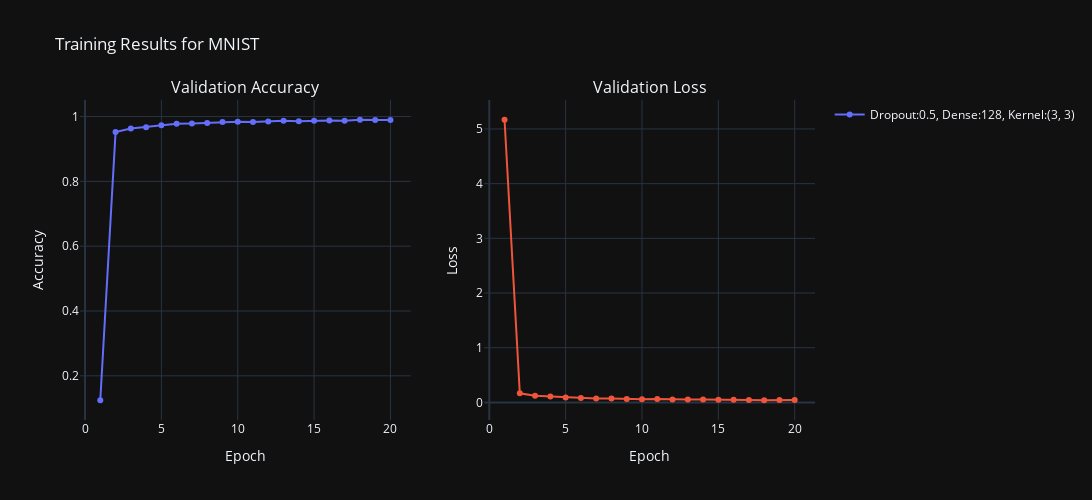
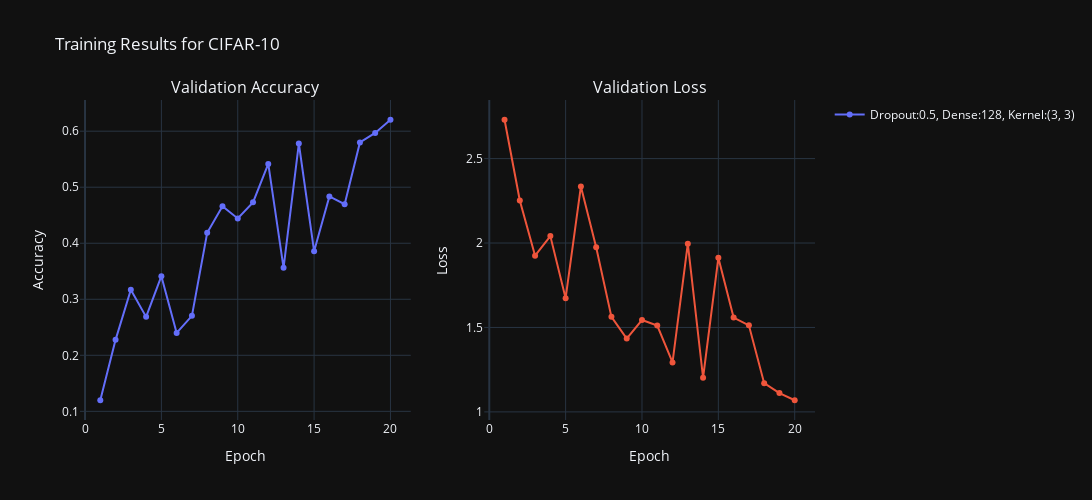

The notebook cell these images were saved under, in order:
### Code cell
all_results = []

for dataset in ['MNIST', 'CIFAR-10']:
    for i, (label, (loss, acc)) in enumerate(zip(labels[dataset], test_results[dataset])):
        all_results.append({
            "Dataset": dataset,
            "Model #": i + 1,
            "Params": label,
            "Test Accuracy": acc
        })

# Convert to DataFrame for a nice tabular view
df_results = pd.DataFrame(all_results)

# Print the table sorted by Dataset and Model #
print(df_results.sort_values(by=["Dataset", "Model #"]).to_string(index=False))
    # Plot results
plot_results("MNIST", histories["MNIST"], labels["MNIST"])
plot_results("CIFAR-10", histories["CIFAR-10"], labels["CIFAR-10"])

### Figure 1 — Plotly figure (JSON) as saved in the notebook; plotly's stock layout.template omitted (floating-point values rounded to 4 significant figures)
{"data": [{"legendgroup": "accuracy", "mode": "lines+markers", "name": "Dropout:0.5, Dense:128, Kernel:(3, 3)", "x": [1, 2, 3, 4, 5, 6, 7, 8, 9, 10, 11, 12, 13, 14, 15, 16, 17, 18, 19, 20], "y": [0.1247, 0.9522, 0.9633, 0.9673, 0.9732, 0.9777, 0.9787, 0.9805, 0.9835, 0.9843, 0.9833, 0.9845, 0.9868, 0.9853, 0.9873, 0.9878, 0.9873, 0.9902, 0.9893, 0.9893], "type": "scatter", "xaxis": "x", "yaxis": "y"}, {"legendgroup": "loss", "mode": "lines+markers", "name": "Dropout:0.5, Dense:128, Kernel:(3, 3)", "showlegend": false, "x": [1, 2, 3, 4, 5, 6, 7, 8, 9, 10, 11, 12, 13, 14, 15, 16, 17, 18, 19, 20], "y": [5.168, 0.1656, 0.1228, 0.1072, 0.09129, 0.08114, 0.07134, 0.06989, 0.06155, 0.0572, 0.06176, 0.05344, 0.05183, 0.05357, 0.04599, 0.04693, 0.04391, 0.03889, 0.04122, 0.0413], "type": "scatter", "xaxis": "x2", "yaxis": "y2"}], "layout": {"xaxis": {"anchor": "y", "domain": [0.0, 0.45], "title": {"text": "Epoch"}}, "yaxis": {"anchor": "x", "domain": [0.0, 1.0], "title": {"text": "Accuracy"}}, "xaxis2": {"anchor": "y2", "domain": [0.55, 1.0], "title": {"text": "Epoch"}}, "yaxis2": {"anchor": "x2", "domain": [0.0, 1.0], "title": {"text": "Loss"}}, "annotations": [{"font": {"size": 16}, "showarrow": false, "text": "Validation Accuracy", "x": 0.225, "xanchor": "center", "xref": "paper", "y": 1.0, "yanchor": "bottom", "yref": "paper"}, {"font": {"size": 16}, "showarrow": false, "text": "Validation Loss", "x": 0.775, "xanchor": "center", "xref": "paper", "y": 1.0, "yanchor": "bottom", "yref": "paper"}], "title": {"text": "Training Results for MNIST"}, "width": 1200, "height": 500}}

### Figure 2 — Plotly figure (JSON) as saved in the notebook; plotly's stock layout.template omitted (floating-point values rounded to 4 significant figures)
{"data": [{"legendgroup": "accuracy", "mode": "lines+markers", "name": "Dropout:0.5, Dense:128, Kernel:(3, 3)", "x": [1, 2, 3, 4, 5, 6, 7, 8, 9, 10, 11, 12, 13, 14, 15, 16, 17, 18, 19, 20], "y": [0.1198, 0.2276, 0.317, 0.2686, 0.3412, 0.24, 0.2704, 0.4186, 0.466, 0.4442, 0.473, 0.5416, 0.3562, 0.578, 0.3858, 0.4836, 0.4696, 0.58, 0.5968, 0.6204], "type": "scatter", "xaxis": "x", "yaxis": "y"}, {"legendgroup": "loss", "mode": "lines+markers", "name": "Dropout:0.5, Dense:128, Kernel:(3, 3)", "showlegend": false, "x": [1, 2, 3, 4, 5, 6, 7, 8, 9, 10, 11, 12, 13, 14, 15, 16, 17, 18, 19, 20], "y": [2.73, 2.252, 1.925, 2.041, 1.673, 2.335, 1.975, 1.563, 1.434, 1.544, 1.511, 1.293, 1.996, 1.202, 1.913, 1.559, 1.513, 1.17, 1.111, 1.069], "type": "scatter", "xaxis": "x2", "yaxis": "y2"}], "layout": {"xaxis": {"anchor": "y", "domain": [0.0, 0.45], "title": {"text": "Epoch"}}, "yaxis": {"anchor": "x", "domain": [0.0, 1.0], "title": {"text": "Accuracy"}}, "xaxis2": {"anchor": "y2", "domain": [0.55, 1.0], "title": {"text": "Epoch"}}, "yaxis2": {"anchor": "x2", "domain": [0.0, 1.0], "title": {"text": "Loss"}}, "annotations": [{"font": {"size": 16}, "showarrow": false, "text": "Validation Accuracy", "x": 0.225, "xanchor": "center", "xref": "paper", "y": 1.0, "yanchor": "bottom", "yref": "paper"}, {"font": {"size": 16}, "showarrow": false, "text": "Validation Loss", "x": 0.775, "xanchor": "center", "xref": "paper", "y": 1.0, "yanchor": "bottom", "yref": "paper"}], "title": {"text": "Training Results for CIFAR-10"}, "width": 1200, "height": 500}}
